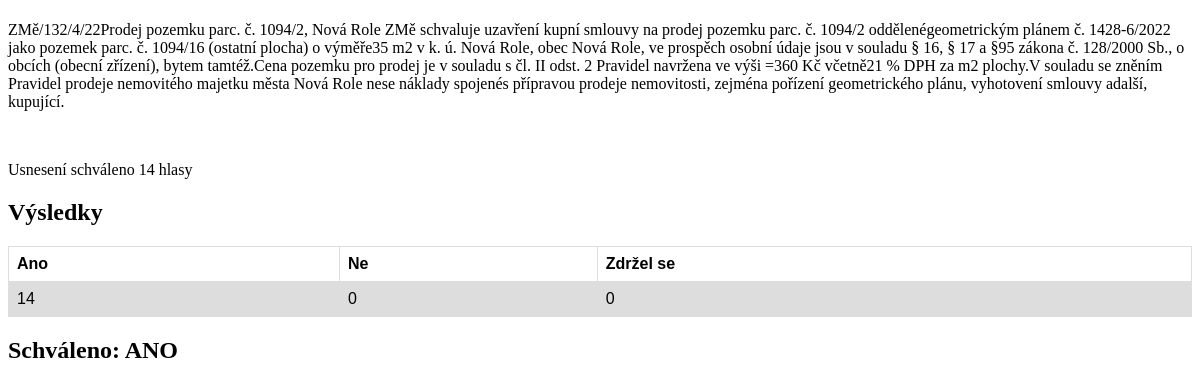
The page /scrapping/1752/ on the database its author committed.
### scrapping/models.py (models this page shows, shortened)
class Resolution(models.Model):
    name = models.CharField(max_length=50)
    text = models.CharField(max_length=1000)
    result_text = models.CharField(max_length=200)
    vote_yes = models.IntegerField(default=0)
    vote_no = models.IntegerField(default=0)
    vote_neutral = models.IntegerField(default=0)
    date = models.DateField(default=datetime.date(2020, 1, 1))
    category = models.CharField(max_length=50, default='Category')
    link = models.CharField(max_length=200, default='google.com')
    def voting_result(self):
        quorum = ceil((self.vote_yes + self.vote_no + self.vote_neutral)/2)
        return self.vote_yes >= quorum

### scrapping/views.py (the view)
# urls.py: path('<int:res_id>/', views.detail, name='detail')
def detail(request, res_id):
    resolution = get_object_or_404(Resolution, pk=res_id)
    return render(request, 'detail.html', {'resolution': resolution})

### scrapping/templates/detail.html (shortened to what this page needs)
<!DOCTYPE html>
<html lang="en">
<head>
</head>
<body>
    <p>{{ resolution.text }}</p>
    <br>
    <p>{{ resolution.result_text }}</p>
    <h2>Výsledky</h2>
    <table style="width:100%">
      <tr>
        <th>Ano</th>
        <th>Ne</th>
        <th>Zdržel se</th>
      </tr>
      <tr>
        <td>{{ resolution.vote_yes }}</td>
        <td>{{ resolution.vote_no }}</td>
        <td>{{ resolution.vote_neutral }}</td>
      </tr>
    </table>
    <h2>Schváleno:
        {% if resolution.voting_result %}
            ANO
        {% else %}
            NE
        {% endif %}
    </h2>
</body>
</html>

### scrapping/templates/detail.html (style rules this page uses)
table { font-family: arial, sans-serif; border-collapse: collapse; width: 100%; }
td, th { border: 1px solid #dddddd; text-align: left; padding: 8px; }
tr:nth-child(even) { background-color: #dddddd; }

### rows shown on the page
Resolution: text "ZMě/132/4/22Prodej pozemku parc. č. 1094/2, Nová Role ZMě schvaluje uzavření kupní smlouvy na prodej pozemku parc. č. 1094/2 oddělenégeometrickým plánem č. 1428-6/2022 jako pozemek parc. č. 1094/16 (ostatní plocha) o výměře35 m2 v k. ú. Nová Role, obec Nová Role, ve prospěch osobní údaje jsou v souladu § 16, § 17 a §95 zákona č. 128/2000 Sb., o obcích (obecní zřízení), bytem tamtéž.Cena pozemku pro prodej je v souladu s čl. II odst. 2 Pravidel navržena ve výši =360 Kč včetně21 % DPH za m2 plochy.V souladu se zněním Pravidel prodeje nemovitého majetku města Nová Role nese náklady spojenés přípravou prodeje nemovitosti, zejména pořízení geometrického plánu, vyhotovení smlouvy adalší, kupující.", result_text "Usnesení schváleno 14 hlasy", vote_yes "14", vote_no "0", vote_neutral "0"
